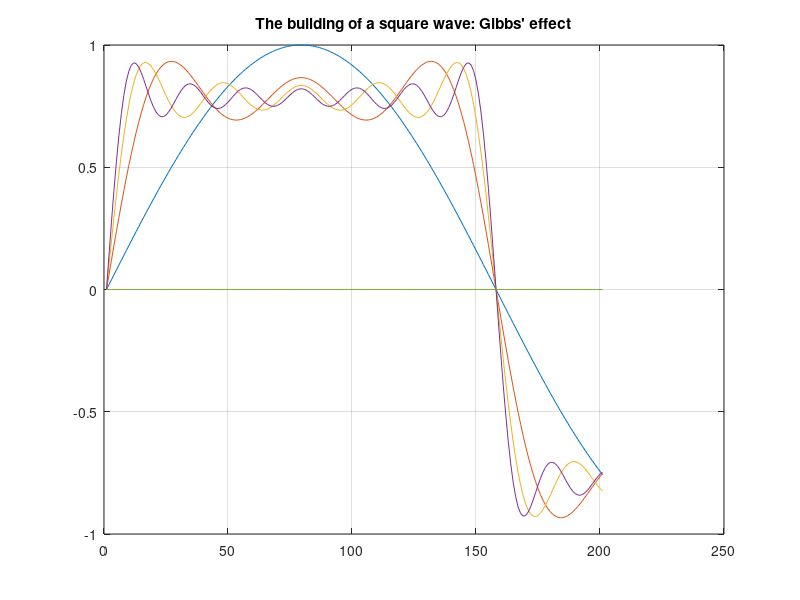

MATLAB code for this plot:
t = 0:.02:4;
y = zeros(10,length(t));
x = zeros(size(t));
for k = 1:2:15
   x = x + sin(k*t)/k;
   y((k+1)/2,:) = x;
end
plot(y(1:2:9,:)')
title('The building of a square wave: Gibbs'' effect')
hold on;
% surf(y);
% shading interp
% axis off ij
grid on